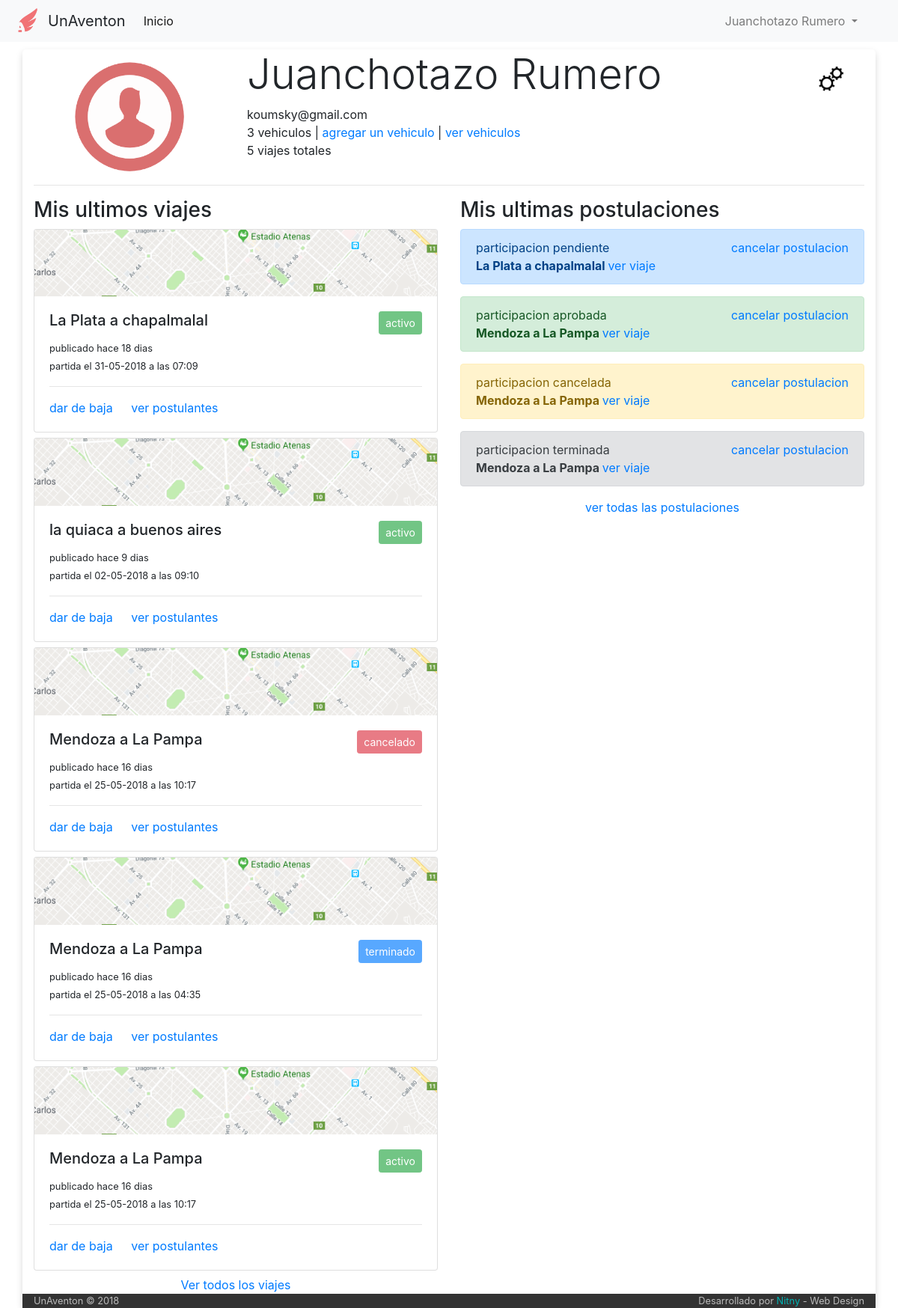
The page /perfil (signed in) on the database its author committed.
### tables this page shows
CREATE TABLE IF NOT EXISTS `usuario` (
  `idUser` int(6) NOT NULL AUTO_INCREMENT,
  `email` varchar(50) NOT NULL,
  `clave` varchar(50) NOT NULL,
  `nombre` varchar(50) NOT NULL,
  `apellido` varchar(50) NOT NULL,
  `admin` int(1) NOT NULL DEFAULT '0',
  PRIMARY KEY (`idUser`)
);

CREATE TABLE IF NOT EXISTS `viaje` (
  `idViaje` int(6) NOT NULL AUTO_INCREMENT,
  `idPiloto` int(6) NOT NULL,
  `idVehiculo` int(6) NOT NULL,
  `fecha_publicacion` datetime NOT NULL,
  `fecha_partida` datetime NOT NULL,
  `tipo` varchar(30) NOT NULL,
  `origen` varchar(60) NOT NULL,
  `destino` varchar(60) NOT NULL,
  `asientos_disponibles` int(2) NOT NULL,
  `costo` int(7) NOT NULL,
  `estado` int(1) NOT NULL DEFAULT '1',
  PRIMARY KEY (`idViaje`)
);

CREATE TABLE IF NOT EXISTS `estado_viaje` (
  `idEstado` int(1) NOT NULL AUTO_INCREMENT,
  `color` varchar(14) NOT NULL,
  `estado` varchar(14) NOT NULL,
  PRIMARY KEY (`idEstado`)
);

CREATE TABLE IF NOT EXISTS `participacion` (
  `idParticipacion` int(6) NOT NULL AUTO_INCREMENT,
  `idUsuario` int(6) NOT NULL,
  `idViaje` int(6) NOT NULL,
  `estado` varchar(10) NOT NULL,
  `fecha_solicitud` date NOT NULL,
  PRIMARY KEY (`idParticipacion`)
);

### index.php (called while the page is built, shortened)
<?php
	include ('core/helpers.php');
	include ('php/inicio_body.php');
	$router = new Router;
	$vars = $router->get_variables();
	render($vars);
	include ('php/cierre_body.php');

### core/helpers.php (called while the page is built, shortened)
<?php
function dias_transcurridos($fecha_alta)
{
 $fecha_alta = date_create($fecha_alta);
 $fecha_actual   = date_create(date("d.m.Y"));
 $diferencia     = date_diff($fecha_alta, $fecha_actual);
 $dif     = $diferencia->format('%a');
 if ($dif == 0){
   return 'hoy';
 }
 else if ($dif == 1){
   return 'ayer';
 }
 else {
   return 'hace '.$dif." dias";
 }
}

### controller/perfil.php (the view, shortened to what this page needs)
<?php
function render($vars = [])
{
  include('php/conexion.php');
  $usuario=mysqli_query($conexion,"SELECT *
                                   FROM Usuario
                                   WHERE email='$_SESSION[mail]' limit 1")
                                   or
                                   die("Problemas en la base de datos:".mysqli_error($conexion));
  $user = mysqli_fetch_array($usuario);
  $contador=mysqli_query($conexion,"SELECT count(*) as cont
                                    FROM viaje
                                    where idPiloto='$user[idUser]'")
                                    or
                                    die ("problemas con el contador");
  $contador=mysqli_fetch_array($contador);
  $contador_vehiculos=mysqli_query($conexion,"SELECT count(*) as cont
                                    FROM vehiculo
                                    where idPropietario='$user[idUser]'")
                                    or
                                    die ("problemas con el contador");
  $contador_vehiculos=mysqli_fetch_array($contador_vehiculos);
  ?>
  <div class="row">
    <div class="col-md-3" style="text-align: center">
      <img src="img/user.png" alt="imagen de usuario" style="width: 150px; margin-top: 15px">
    </div>
    <div class="col-md-8">
      <h1 class="display-4"><?php echo $user['nombre']." ".$user['apellido']; ?></h1>
      <span><?php echo $user['email']; ?></span><br>
      <span><?php echo $contador_vehiculos['cont']; ?> vehiculos</span> | <a href="#" data-toggle="modal" data-target="#CargarAuto">agregar un vehiculo</a> | <a href="/listado-vehiculos">ver vehiculos</a> <br>
      <span><?php echo $contador['cont']; ?> viajes totales</span>
    </div>
    <div class="col-md-1">
      <img src="img/cambio.png" alt="boton cambios" style="width: 40px; margin-top: 20px" title="Cambiar datos personales" data-toggle="modal" data-target="#modalCambioDatos">
    </div>
  </div>
  <hr>
  <div class="row">
    <div class="col-md-6">
      <h3>Mis ultimos viajes </h3>
      <?php
        $viajes=mysqli_query($conexion,"SELECT *, viaje.estado as 'estadodelviaje'
                                       FROM viaje
                                       INNER JOIN estado_viaje on viaje.estado=estado_viaje.idEstado
                                       WHERE idPiloto='$user[idUser]'
                                       order by idViaje
                                       limit 5")
                                       or
                                       die("Problemas en la base de datos:".mysqli_error($conexion));
        while ($viaje = mysqli_fetch_array($viajes)) {
          ?>
          <div class="card" style="margin-bottom: 7px">
            <img class="card-img-top" src="img/prueba_maps.png" alt="Card image cap">
            <div class="card-body">
              <h5 class="card-title"><?php echo $viaje['origen']." a ".$viaje['destino'] ?>
                  <button type='button' class='btn btn-<?php echo $viaje['color']; ?> btn-sm float-right ' disabled>
                    <?php echo $viaje['estado']; ?>
                  </button>
              </h5>
              <small class="card-text">publicado <?php echo dias_transcurridos($viaje['fecha_publicacion']); ?> <br>
              partida el <?php echo date("d-m-Y", strtotime($viaje['fecha_partida']));?> a las <?php echo date("H:i", strtotime($viaje['fecha_partida']));?> </small>
              <hr>
              <a href="#" class="card-link">dar de baja</a>
              <a href="#" class="card-link">ver postulantes</a>
            </div>
          </div>
          <?php
        }
      ?>
      <center> <a href="#">Ver todos los viajes</a> </center>
    </div>
    <div class="col-md-6">
      <h3>Mis ultimas postulaciones</h3>
      <?php
        $postulaciones=mysqli_query($conexion,"SELECT *, participacion.estado as estado_participacion
                                       FROM participacion
                                       inner join viaje on participacion.idViaje=viaje.idViaje
                                       WHERE idUsuario='$user[idUser]'
                                       order by idParticipacion
                                       limit 10")
                                       or
                                       die("Problemas en la base de datos:".mysqli_error($conexion));
        while ($postulacion = mysqli_fetch_array($postulaciones)) {
          echo "<div class='alert ";
          switch ($postulacion['estado_participacion']) {
            case 'pendiente':
                echo "alert-primary'";
              break;
            case 'terminada':
                echo "alert-secondary'";
              break;
            case 'cancelada':
                echo "alert-warning'";
              break;
            case 'aprobada':
                echo "alert-success'";
              break;
          }
          echo "role='alert'>
                  participacion ".$postulacion['estado_participacion']." <span class='float-right'><a href='#'> cancelar postulacion </a> </span>
                  <br><b> ".$postulacion['origen']." a ".$postulacion['destino']." </b> <a href='#' class='float'> ver viaje </a>
                  </div>";
        }
      ?>
        <center><a href="#">ver todas las postulaciones</a></center>
    </div>
  </div>
  <?php
}

### css/stylo.css (style rules this page uses)
body { background-color: #FFF; }

### rows shown on the page
usuario: nombre "Juanchotazo", apellido "Rumero", email "koumsky@gmail.com"
viaje: origen "La Plata", destino "chapalmalal", estado_viaje.estado "activo", fecha_publicacion "hace 18 dias", fecha_partida "31-05-2018", fecha_partida "07:09"
viaje: origen "la quiaca", destino "buenos aires", estado_viaje.estado "activo", fecha_publicacion "hace 9 dias", fecha_partida "02-05-2018", fecha_partida "09:10"
viaje: origen "Mendoza", destino "La Pampa", estado_viaje.estado "cancelado", fecha_publicacion "hace 16 dias", fecha_partida "25-05-2018", fecha_partida "10:17"
viaje: origen "Mendoza", destino "La Pampa", estado_viaje.estado "terminado", fecha_publicacion "hace 16 dias", fecha_partida "25-05-2018", fecha_partida "04:35"
viaje: origen "Mendoza", destino "La Pampa", estado_viaje.estado "activo", fecha_publicacion "hace 16 dias", fecha_partida "25-05-2018", fecha_partida "10:17"
participacion: estado "pendiente", idViaje.origen "La Plata", idViaje.destino "chapalmalal"
participacion: estado "aprobada", idViaje.origen "Mendoza", idViaje.destino "La Pampa"
participacion: estado "cancelada", idViaje.origen "Mendoza", idViaje.destino "La Pampa"
participacion: estado "terminada", idViaje.origen "Mendoza", idViaje.destino "La Pampa"

### other values the page prints
$_SESSION['nombre'] "Juanchotazo"
$_SESSION['apellido'] "Rumero"
$contador_vehiculos['cont'] "3"
$contador['cont'] "5"
